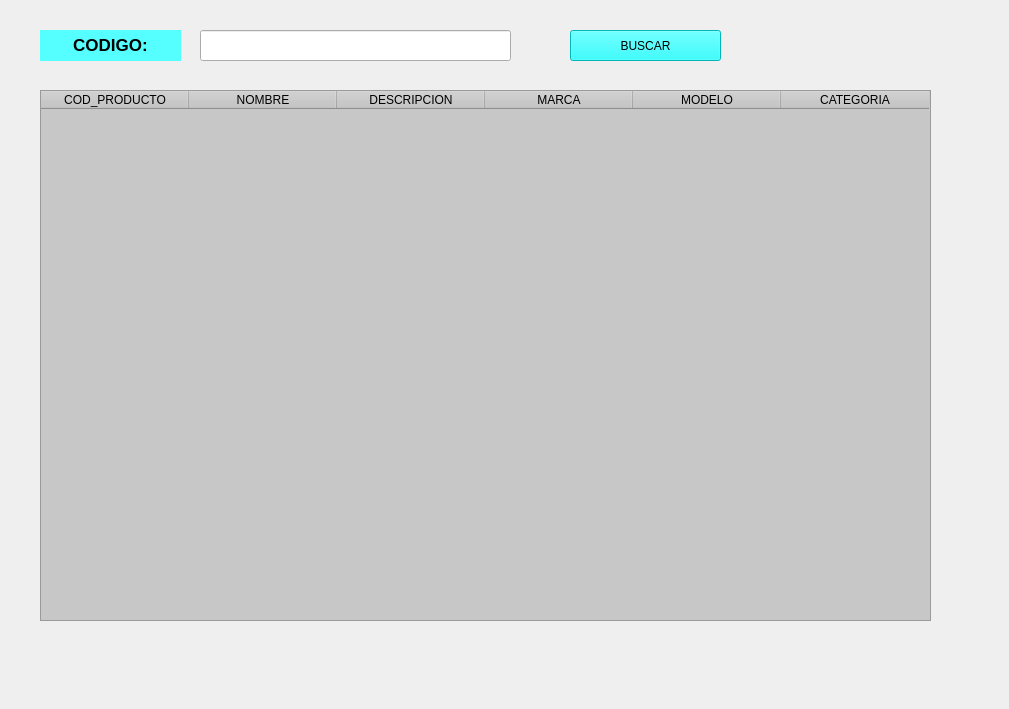
    <widget class="QWidget" name="tab_BUSCAR">
     <attribute name="title">
      <string>Buscar Productos</string>
     </attribute>
     <widget class="QLabel" name="label_3">
      <property name="geometry">
       <rect>
        <x>0</x>
        <y>-20</y>
        <width>1000</width>
        <height>700</height>
       </rect>
      </property>
      <property name="text">
       <string/>
      </property>
      <property name="pixmap">
       <pixmap>../../../Downloads/principal.png</pixmap>
      </property>
      <property name="scaledContents">
       <bool>true</bool>
      </property>
      <property name="alignment">
       <set>Qt::AlignLeading|Qt::AlignLeft|Qt::AlignVCenter</set>
      </property>
     </widget>
     <widget class="QTableWidget" name="table_BUSCAR">
      <property name="geometry">
       <rect>
        <x>40</x>
        <y>90</y>
        <width>891</width>
        <height>531</height>
       </rect>
      </property>
      <property name="font">
       <font>
        <weight>50</weight>
        <bold>false</bold>
       </font>
      </property>
      <property name="styleSheet">
       <string notr="true">background-color: rgb(199, 199, 199);</string>
      </property>
      <property name="dragEnabled">
       <bool>false</bool>
      </property>
      <property name="sortingEnabled">
       <bool>false</bool>
      </property>
      <attribute name="horizontalHeaderCascadingSectionResizes">
       <bool>false</bool>
      </attribute>
      <attribute name="horizontalHeaderDefaultSectionSize">
       <number>148</number>
      </attribute>
      <column>
       <property name="text">
        <string>COD_PRODUCTO</string>
       </property>
      </column>
      <column>
       <property name="text">
        <string>NOMBRE</string>
       </property>
      </column>
      <column>
       <property name="text">
        <string>DESCRIPCION</string>
       </property>
      </column>
      <column>
       <property name="text">
        <string>MARCA</string>
       </property>
      </column>
      <column>
       <property name="text">
        <string>MODELO</string>
       </property>
      </column>
      <column>
       <property name="text">
        <string>CATEGORIA</string>
       </property>
      </column>
     </widget>
     <widget class="QLabel" name="label_7">
      <property name="geometry">
       <rect>
        <x>40</x>
        <y>20</y>
        <width>491</width>
        <height>51</height>
       </rect>
      </property>
      <property name="styleSheet">
       <string notr="true">QTextBrowser {
    background-color: transparent;
    border: 1px solid white;
}</string>
      </property>
      <property name="text">
       <string/>
      </property>
     </widget>
     <widget class="QPushButton" name="Button_BUSCAR">
      <property name="geometry">
       <rect>
        <x>570</x>
        <y>30</y>
        <width>151</width>
        <height>31</height>
       </rect>
      </property>
      <property name="styleSheet">
       <string notr="true">
background-color: rgb(0, 255, 255);
font: 14pt &quot;MS Shell Dlg 2&quot;;
</string>
      </property>
      <property name="text">
       <string>BUSCAR</string>
      </property>
     </widget>
     <widget class="QLabel" name="label_CODIGO">
      <property name="geometry">
       <rect>
        <x>40</x>
        <y>30</y>
        <width>141</width>
        <height>31</height>
       </rect>
      </property>
      <property name="font">
       <font>
        <pointsize>13</pointsize>
        <weight>75</weight>
        <bold>true</bold>
       </font>
      </property>
      <property name="layoutDirection">
       <enum>Qt::RightToLeft</enum>
      </property>
      <property name="styleSheet">
       <string notr="true">background-color: rgb(85, 255, 255);</string>
      </property>
      <property name="text">
       <string>&lt;html&gt;&lt;head/&gt;&lt;body&gt;&lt;p align=&quot;center&quot;&gt;CODIGO:&lt;/p&gt;&lt;/body&gt;&lt;/html&gt;</string>
      </property>
     </widget>
     <widget class="QLineEdit" name="lineEdit_CODIGO">
      <property name="geometry">
       <rect>
        <x>200</x>
        <y>30</y>
        <width>311</width>
        <height>31</height>
       </rect>
      </property>
     </widget>
    </widget>
